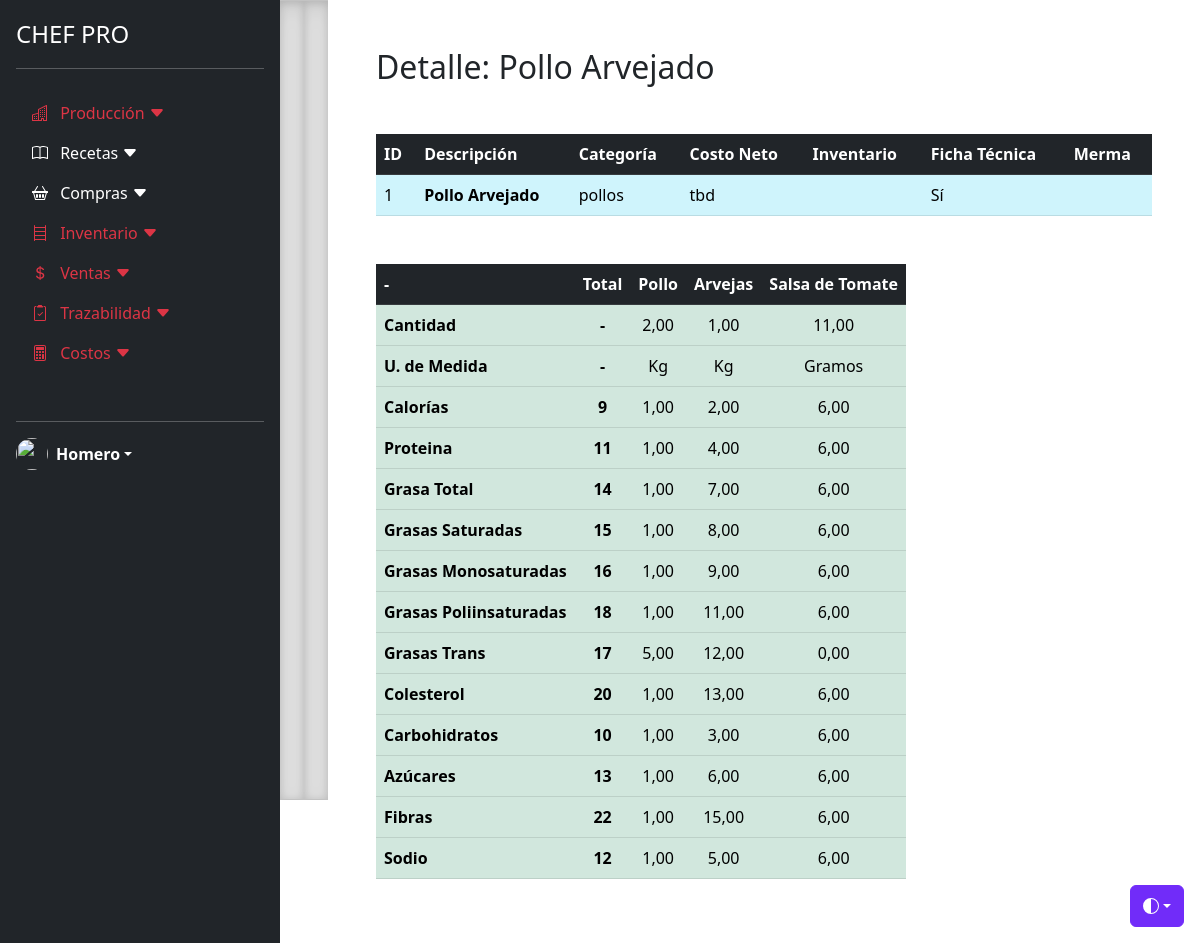
The page /recetas_detalle/1/ (signed in) on the database its author committed.
### recetas/models.py (models this page shows, shortened)
class Receta(models.Model):
    nombre_receta = models.CharField(max_length=45, unique=True)
    categoria = models.ForeignKey(Categoria_receta, on_delete=models.SET_NULL, null=True)
    ingredientes = models.ManyToManyField(Materia_prima, through='Gramajes')
    class Meta:
        verbose_name_plural = "Recetas"
    @property
    def all_tiene_ficha_tecnica(self):
        materias_primas = self.ingredientes.all()
        if all(mp.tiene_ficha_tecnica == "Sí" for mp in materias_primas):
            return "Sí"
        else:
            return "No"

class Categoria_receta(models.Model):
    nombre_categoria = models.CharField(max_length=45, unique=True)
    desc_categoria = models.CharField(max_length=500, blank=True)
    class Meta:
        verbose_name_plural = "Categorias Receta"
    def __str__(self):
       return self.nombre_categoria

class Materia_prima(models.Model):
    descripcion = models.CharField(max_length=45, unique=True)
    categoria =  models.ForeignKey(Categoria_material, on_delete=models.SET_NULL, null=True)
    subcategoria =  models.ForeignKey(Subcategoria_material, on_delete=models.SET_NULL, null=True)
    unidad_de_medida = models.ForeignKey(Unidad_de_medida, on_delete=models.SET_NULL, null=True)
    merma = models.DecimalField(max_digits=5, decimal_places=2, verbose_name='Merma en %', null=True, blank=True)
    calorias = models.DecimalField(max_digits=5, decimal_places=2, null=True, blank=True)
    carbohidratos = models.DecimalField(max_digits=5, decimal_places=2, null=True, blank=True)
    proteina = models.DecimalField(max_digits=5, decimal_places=2, null=True, blank=True)
    sodio = models.DecimalField(max_digits=5, decimal_places=2, null=True, blank=True)
    azucares = models.DecimalField(max_digits=5, decimal_places=2, null=True, blank=True)
    grasa_total = models.DecimalField(max_digits=5, decimal_places=2, null=True, blank=True)
    grasa_saturada = models.DecimalField(max_digits=5, decimal_places=2, null=True, blank=True)
    grasa_monosaturada = models.DecimalField(max_digits=5, decimal_places=2, null=True, blank=True)
    grasa_poliinsaturada = models.DecimalField(max_digits=5, decimal_places=2, null=True, blank=True)
    grasa_trans = models.DecimalField(max_digits=5, decimal_places=2, null=True, blank=True)
    colesterol = models.DecimalField(max_digits=5, decimal_places=2, null=True, blank=True)
    fibras = models.DecimalField(max_digits=5, decimal_places=2, null=True, blank=True)
    inventario = models.DecimalField(max_digits=9, decimal_places=2, default=0, null=True, blank=True)
    @property
    def tiene_ficha_tecnica(self):
        if self.calorias is not None and self.proteina is not None \
            and self.grasa_total is not None and self.grasa_saturada is not None \
                and self.grasa_monosaturada is not None and self.grasa_poliinsaturada is not None \
                    and self.grasa_trans is not None and self.colesterol is not None \
                        and self.carbohidratos is not None and self.azucares is not None \
                            and self.fibras is not None and self.sodio is not None:
            return "Sí"
        else:
            return "No"
    class Meta:
        verbose_name_plural = "Materias Primas"

class Gramajes(models.Model):
    receta = models.ForeignKey(Receta, on_delete=models.CASCADE)
    materia_prima = models.ForeignKey(Materia_prima, on_delete=models.CASCADE)
    cantidad = models.DecimalField(decimal_places=2, max_digits=10)
    class Meta:
        unique_together = [['receta', 'materia_prima']]

class Unidad_de_medida(models.Model):
    nombre_unidad_de_medida = models.CharField(max_length=20, unique=True)
    class Meta:
        verbose_name_plural = "Unidades de medida"
    def __str__(self):
       return self.nombre_unidad_de_medida

### recetas/views.py (the view)
# urls.py: path('recetas_detalle/<int:pk>/', RecetasDetailView.as_view(), name='recetas-receta_detalle'),
class RecetasDetailView(DetailView):
    model = Receta
    template_name = 'recetas/recetas_detalle.html'
    def get_context_data(self, **kwargs):
        context = super().get_context_data(**kwargs)   #Primero, el damos el valor por default a context.
        receta = self.get_object()     #Llamamos al objeto, y comenzamos a darle los valores totales como si fuese un diccionario.
        calorias_totales = receta.ingredientes.aggregate(sum_quantity=Sum('calorias'))
        context['calorias_totales'] = calorias_totales['sum_quantity']
        carbohidratos_totales = receta.ingredientes.aggregate(sum_quantity=Sum('carbohidratos'))
        context['carbohidratos_totales'] = carbohidratos_totales['sum_quantity']
        proteina_totales = receta.ingredientes.aggregate(sum_quantity=Sum('proteina'))
        context['proteina_totales'] = proteina_totales['sum_quantity']
        sodio_totales = receta.ingredientes.aggregate(sum_quantity=Sum('sodio'))
        context['sodio_totales'] = sodio_totales['sum_quantity']
        azucares_totales = receta.ingredientes.aggregate(sum_quantity=Sum('azucares'))
        context['azucares_totales'] = azucares_totales['sum_quantity']
        grasa_total_totales = receta.ingredientes.aggregate(sum_quantity=Sum('grasa_total'))
        context['grasa_total_totales'] = grasa_total_totales['sum_quantity']
        grasa_saturada_totales = receta.ingredientes.aggregate(sum_quantity=Sum('grasa_saturada'))
        context['grasa_saturada_totales'] = grasa_saturada_totales['sum_quantity']
        grasa_monosaturada_totales = receta.ingredientes.aggregate(sum_quantity=Sum('grasa_monosaturada'))
        context['grasa_monosaturada_totales'] = grasa_monosaturada_totales['sum_quantity']
        grasa_poliinsaturada_totales = receta.ingredientes.aggregate(sum_quantity=Sum('grasa_poliinsaturada'))
        context['grasa_poliinsaturada_totales'] = grasa_poliinsaturada_totales['sum_quantity']
        grasa_trans_totales = receta.ingredientes.aggregate(sum_quantity=Sum('grasa_trans'))
        context['grasa_trans_totales'] = grasa_trans_totales['sum_quantity']
        colesterol_totales = receta.ingredientes.aggregate(sum_quantity=Sum('colesterol'))
        context['colesterol_totales'] = colesterol_totales['sum_quantity']
        fibras_totales = receta.ingredientes.aggregate(sum_quantity=Sum('fibras'))
        context['fibras_totales'] = fibras_totales['sum_quantity']
        return context

### recetas/templates/recetas/recetas_detalle.html
{% extends "recetas/base.html" %}
{% block content %}
<p class="h2 mb-5">Detalle: {{ object.nombre_receta }}</p>
<table class="table table-dark table-responsive mb-5">
  <thead>
    <tr>
      <th scope="col">ID</th>
      <th scope="col">Descripción</th>
      <th scope="col">Categoría</th>
      <th scope="col">Costo Neto</th>
      <th scope="col">Inventario</th>
      <th scope="col">Ficha Técnica</th>
      <th scope="col">Merma</th>
    </tr>
  </thead>
  <tbody>
    <tr class="table-info">
      <td>{{ object.pk }}</td>
      <th scope="row">{{ object.nombre_receta }}</th>
      <td>{{ object.categoria }}</td>
      <td>tbd</td>
      <td>{{ object.inventario }}</td>
      <td> {{object.all_tiene_ficha_tecnica }}</td>
      <td>{{ object.merma }}</td>
    </tr>
  </tbody>
</table>
    <table class="table table-success table-responsive w-auto">
      <tbody>
        <tr class="table-dark">
          <th>-</th>
          <th>Total</th>
          {% for ingrediente in object.ingredientes.all %}
          <th>{{ ingrediente.descripcion }}</th>
          {% endfor %}
        </tr>
        <tr>
          <th>Cantidad</th>
          <td class="fw-bold text-center">-</td>
          {% for ingredientex in receta.gramajes_set.all %}
          <td class="text-center">{{ ingredientex.cantidad }}</td>
          {% endfor %}
        </tr>        <tr>
          <th>U. de Medida</th>
          <td class="fw-bold text-center">-</td>
          {% for ingrediente in object.ingredientes.all %}
          <td class="text-center">{{ ingrediente.unidad_de_medida }}</td>
          {% endfor %}
        </tr>
        <tr>
          <th>Calorías</th>
          <td class="fw-bold text-center">{{ calorias_totales }}</td>
          {% for ingrediente in object.ingredientes.all %}
          <td class="text-center">{{ ingrediente.calorias }}</td>
          {% endfor %}
        </tr>
        <tr>
          <th>Proteina</th>
          <td class="fw-bold text-center">{{ proteina_totales }}</td>
          {% for ingrediente in object.ingredientes.all %}
          <td class="text-center">{{ ingrediente.proteina }}</td>
          {% endfor %}
        </tr>
        <tr>
        <th>Grasa Total</th>
        <td class="fw-bold text-center">{{ grasa_total_totales }}</td>
        {% for ingrediente in object.ingredientes.all %}
        <td class="text-center">{{ ingrediente.grasa_total }}</td>
        {% endfor %}
      </tr>
      <tr>
        <th>Grasas Saturadas</th>
        <td class="fw-bold text-center">{{ grasa_saturada_totales }}</td>
        {% for ingrediente in object.ingredientes.all %}
        <td class="text-center">{{ ingrediente.grasa_saturada }}</td>
        {% endfor %}
      </tr>
      <tr>
        <th>Grasas Monosaturadas</th>
        <td class="fw-bold text-center">{{ grasa_monosaturada_totales }}</td>
        {% for ingrediente in object.ingredientes.all %}
        <td class="text-center">{{ ingrediente.grasa_monosaturada }}</td>
        {% endfor %}
      </tr>
      <tr>
        <th>Grasas Poliinsaturadas</th>
        <td class="fw-bold text-center">{{ grasa_poliinsaturada_totales }}</td>
        {% for ingrediente in object.ingredientes.all %}
        <td class="text-center">{{ ingrediente.grasa_poliinsaturada }}</td>
        {% endfor %}
      </tr>
      <tr>
        <th>Grasas Trans</th>
        <td class="fw-bold text-center">{{ grasa_trans_totales }}</td>
        {% for ingrediente in object.ingredientes.all %}
        <td class="text-center">{{ ingrediente.grasa_trans }}</td>
        {% endfor %}
      </tr>
      <tr>
        <th>Colesterol</th>
        <td class="fw-bold text-center">{{ colesterol_totales }}</td>
        {% for ingrediente in object.ingredientes.all %}
        <td class="text-center">{{ ingrediente.colesterol }}</td>
        {% endfor %}
      </tr>
        <tr>
          <th>Carbohidratos</th>
          <td class="fw-bold text-center">{{ carbohidratos_totales }}</td>
          {% for ingrediente in object.ingredientes.all %}
          <td class="text-center">{{ ingrediente.carbohidratos }}</td>
          {% endfor %}
        </tr>
        <tr>
          <th>Azúcares</th>
          <td class="fw-bold text-center">{{ azucares_totales }}</td>
          {% for ingrediente in object.ingredientes.all %}
          <td class="text-center">{{ ingrediente.azucares }}</td>
          {% endfor %}
        </tr>
        <tr>
          <th>Fibras</th>
          <td class="fw-bold text-center">{{ fibras_totales }}</td>
          {% for ingrediente in object.ingredientes.all %}
          <td class="text-center">{{ ingrediente.fibras }}</td>
          {% endfor %}
        </tr>
        <tr>
          <th>Sodio</th>
          <td class="fw-bold text-center">{{ sodio_totales }}</td>
          {% for ingrediente in object.ingredientes.all %}
          <td class="text-center">{{ ingrediente.sodio }}</td>
          {% endfor %}
        </tr>
      </tbody>
    </table>
{% endblock content%}

### rows shown on the page
Receta: nombre_receta "Pollo Arvejado", pk "1", categoria "pollos", all_tiene_ficha_tecnica "Sí"
Materia_prima: descripcion "Pollo", unidad_de_medida "Kg", calorias "1,00", proteina "1,00", grasa_total "1,00", grasa_saturada "1,00", grasa_monosaturada "1,00", grasa_poliinsaturada "1,00", grasa_trans "5,00", colesterol "1,00", carbohidratos "1,00", azucares "1,00", fibras "1,00", sodio "1,00"
Materia_prima: descripcion "Arvejas", unidad_de_medida "Kg", calorias "2,00", proteina "4,00", grasa_total "7,00", grasa_saturada "8,00", grasa_monosaturada "9,00", grasa_poliinsaturada "11,00", grasa_trans "12,00", colesterol "13,00", carbohidratos "3,00", azucares "6,00", fibras "15,00", sodio "5,00"
Materia_prima: descripcion "Salsa de Tomate", unidad_de_medida "Gramos", calorias "6,00", proteina "6,00", grasa_total "6,00", grasa_saturada "6,00", grasa_monosaturada "6,00", grasa_poliinsaturada "6,00", grasa_trans "0,00", colesterol "6,00", carbohidratos "6,00", azucares "6,00", fibras "6,00", sodio "6,00"
Gramajes: cantidad "2,00"
Gramajes: cantidad "1,00"
Gramajes: cantidad "11,00"

### other values the page prints
{{ calorias_totales }} "9"
{{ proteina_totales }} "11"
{{ grasa_total_totales }} "14"
{{ grasa_saturada_totales }} "15"
{{ grasa_monosaturada_totales }} "16"
{{ grasa_poliinsaturada_totales }} "18"
{{ grasa_trans_totales }} "17"
{{ colesterol_totales }} "20"
{{ carbohidratos_totales }} "10"
{{ azucares_totales }} "13"
{{ fibras_totales }} "22"
{{ sodio_totales }} "12"
